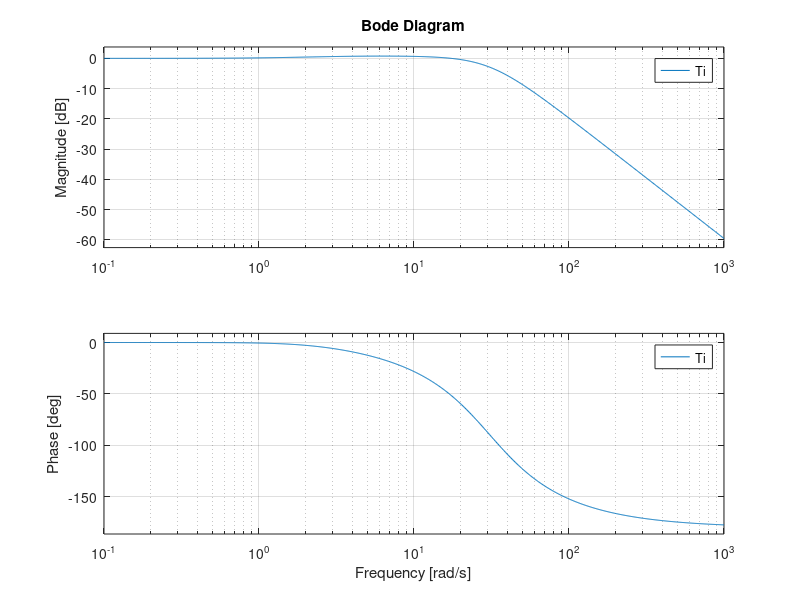

Here is the MATLAB script that generated this plot:
close all
clear
clc

% System parameters
m = 4;				% mass of aircraft
J = 0.0475;			% inertia around pitch axis
r = 0.25;			% distance to center of force
g = 9.8;			% gravitational constant
c = 0.05;	 		% damping factor (estimated)

% Transfer functions for dynamics
Pi = tf([r], [J, 0, 0]);	% inner loop (roll)

% % Use state space versions
% Pi = tf2ss(Pi)

%
% Inner loop control design
%
% This is the controller for the pitch dynamics.  Goal is to have
% fast response for the pitch dynamics so that we can use this as a 
% control for the lateral dynamics
%

% Design a simple lead controller for the system
k = 200;  a = 2;  b = 50;
Ci = k*tf([1, a], [1, b]);		% lead compensator
Li = Pi*Ci;

% % Bode plot for the open loop process
% figure(1); 
% bode(Pi);
% 
% % Bode plot for the loop transfer function, with margins
% figure(2); 
% bode(Li);

% Compute out the gain and phase margins
%! Not implemented
[gm, pm, wcg, wcp] = margin(Li);

% Compute the sensitivity and complementary sensitivity functions
Si = feedback(1, Li);
Ti = Li * Si

% Check to make sure that the specification is met
% figure(3);  
% bode(Si);
figure;  
bode(Ti);